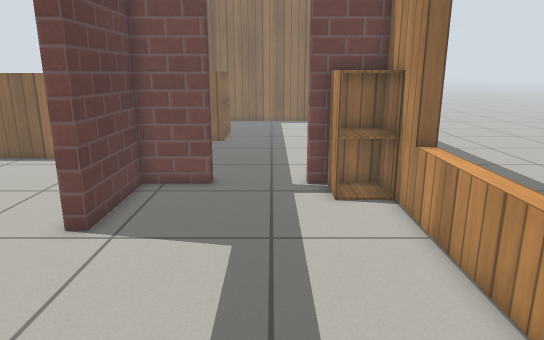
[1] (above)

16 first-person views from a walk through a Gazebo world. The camera is 1 m above the floor, tilts 14° down and sees 70° across. The floor is counted in squares, 0.25 m on a side. Each view is taken from the middle of a square. On the plan, view 1 faces up. The plan holds only what a view shows up to about 20 squares ahead; the rest is blank. The place goes on beyond the plan. Simple patterns stand in for the simulator's built-in surfaces.

[2]
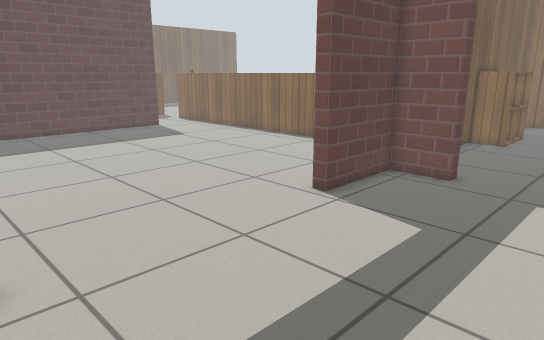

[3]
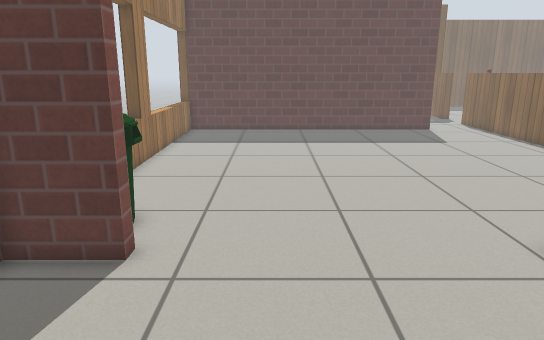

[4]
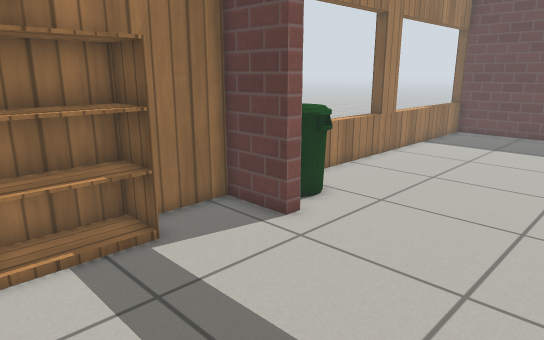

[5]
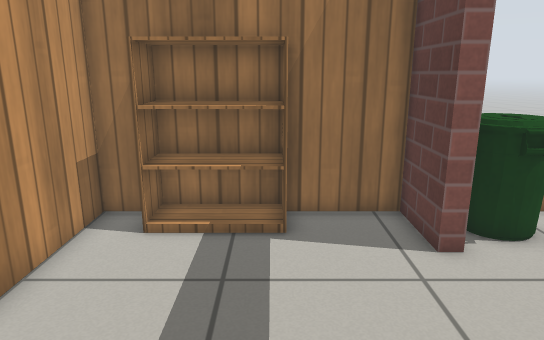

[6]
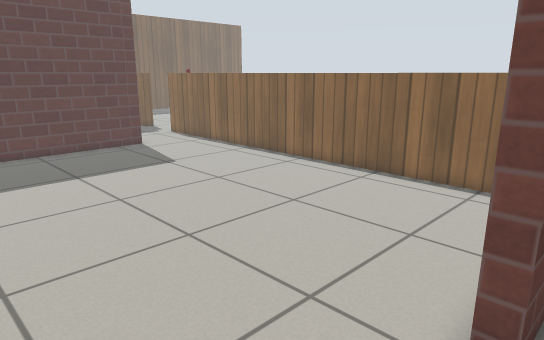

[7]
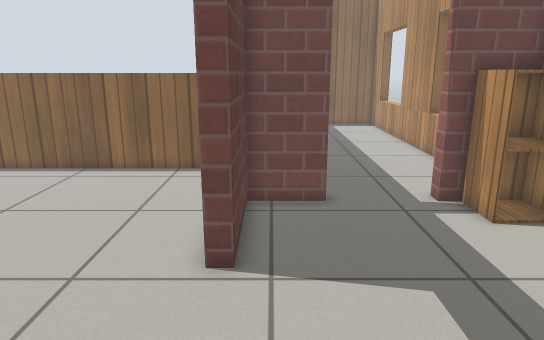

[8]
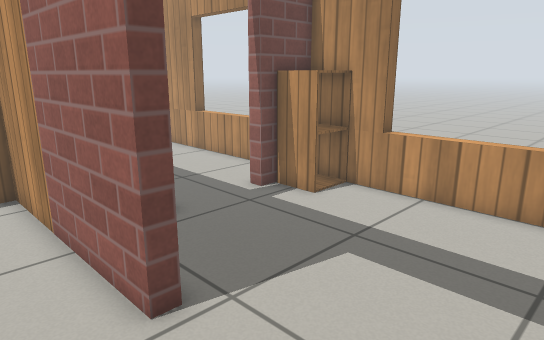

[9]
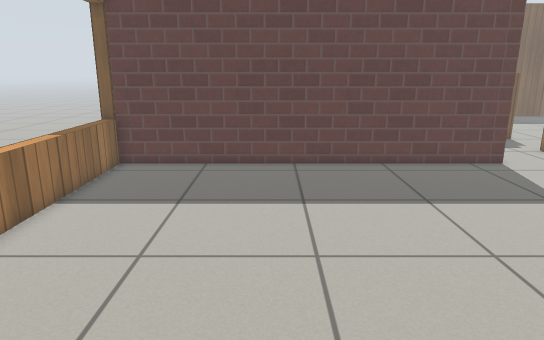

[10]
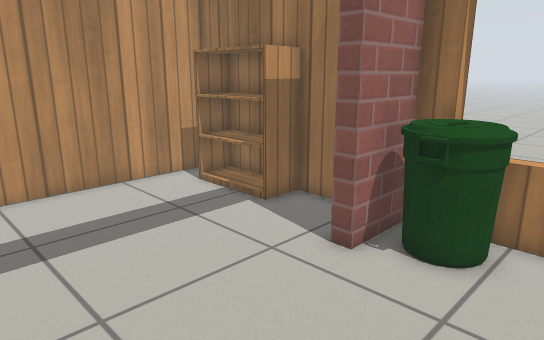

[11]
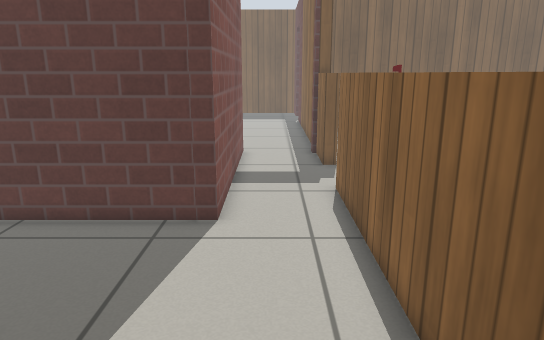

[12]
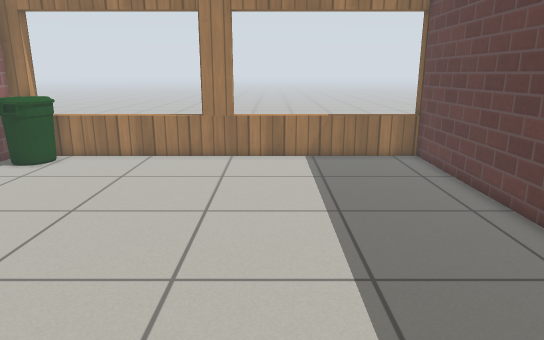

[13]
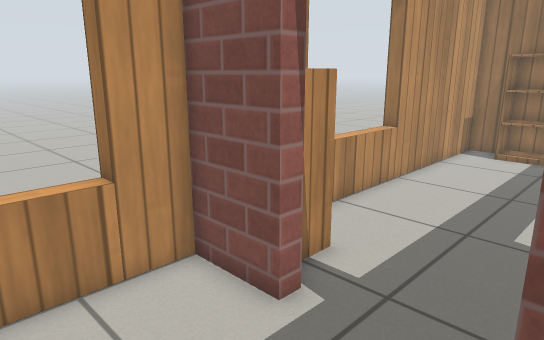

[14]
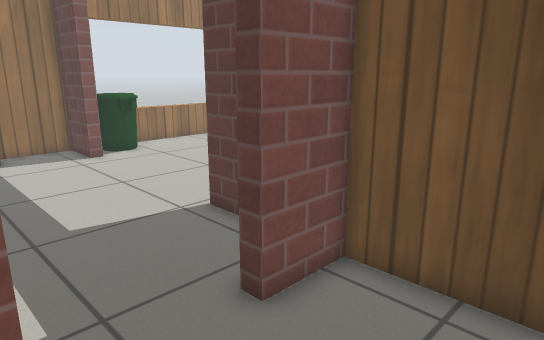

[15]
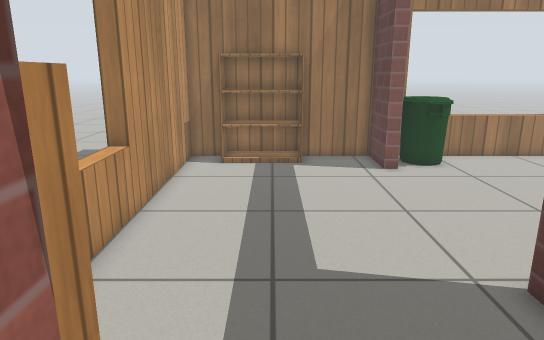

[16]
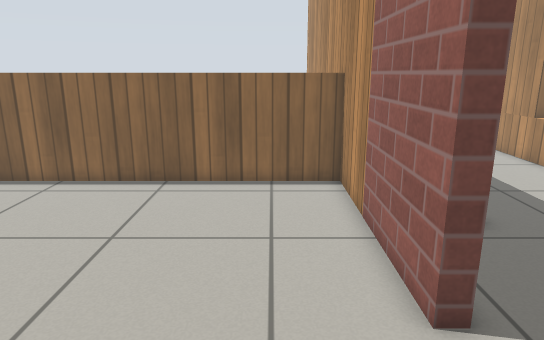

### Floor plan
Points are (right, up) in squares from view 1. A wall is a line through its corners. A room is listed if a view was taken in it or the views show most of it. See-through windows are left out.
Room 1 (views 1, 2, 3, 4, 5, 6, 7)
walls: (-4.8, -0.2) (-4.8, -2.9) (4, -2.9) (4, 13.9) (1.3, 13.9); (-2.3, 13.9) (-4.8, 13.9) (-4.8, 9.5)
ways out: open door at (-5, 4.5) to room 2; open door at (-0.5, 14) to room 3
objects: other object (-1, -2) to (2, -1); other object (2, 12) to (3, 13)
Room 2 (views 8, 9, 10, 11, 12, 16)
walls: (-5.4, 9.5) (-5.4, 19.5); (-25.2, -2.9) (-5.4, -2.9) (-5.4, -0.2); (-35.2, 14.5) (-25.2, 14.5) (-25.2, -3.6)
low walls: (-5.4, 18.3) (-28.4, 18.3); (-32, 19) (-32, 18.3) (-34.6, 18.3)
ways out: open door at (-5, 4.5) to room 1; open door at (-35, 16.5)
objects: other object (-8, -2) to (-6, 0)
Room 3 (views 13, 14, 15)
walls: (1.3, 14.5) (4, 14.5) (4, 19.5); (-4.8, 18.2) (-4.8, 14.5) (-2.3, 14.5)
ways out: open door at (-0.5, 14) to room 1

Where each view was taken, in squares from view 1:
view 1: 0 up, 0 right, facing up
view 2: 1 down, 3 right, facing up-left
view 3: 3 up, 3 right, facing left
view 4: 7 up, 3 right, facing down-left
view 5: 8 up, 1 left, facing down
view 6: 4 up, 4 left, facing up-left
view 7: 2 up, 4 left, facing up
view 8: 4 up, 8 left, facing up-right
view 9: 4 up, 8 left, facing left
view 10: 7 up, 10 left, facing down-right
view 11: 16 up, 15 left, facing left
view 12: 16 up, 18 left, facing down
view 13: 19 up, 3 left, facing down-right
view 14: 19 up, 2 right, facing down-left
view 15: 16 up, 0 right, facing down
view 16: 4 up, 8 left, facing up
